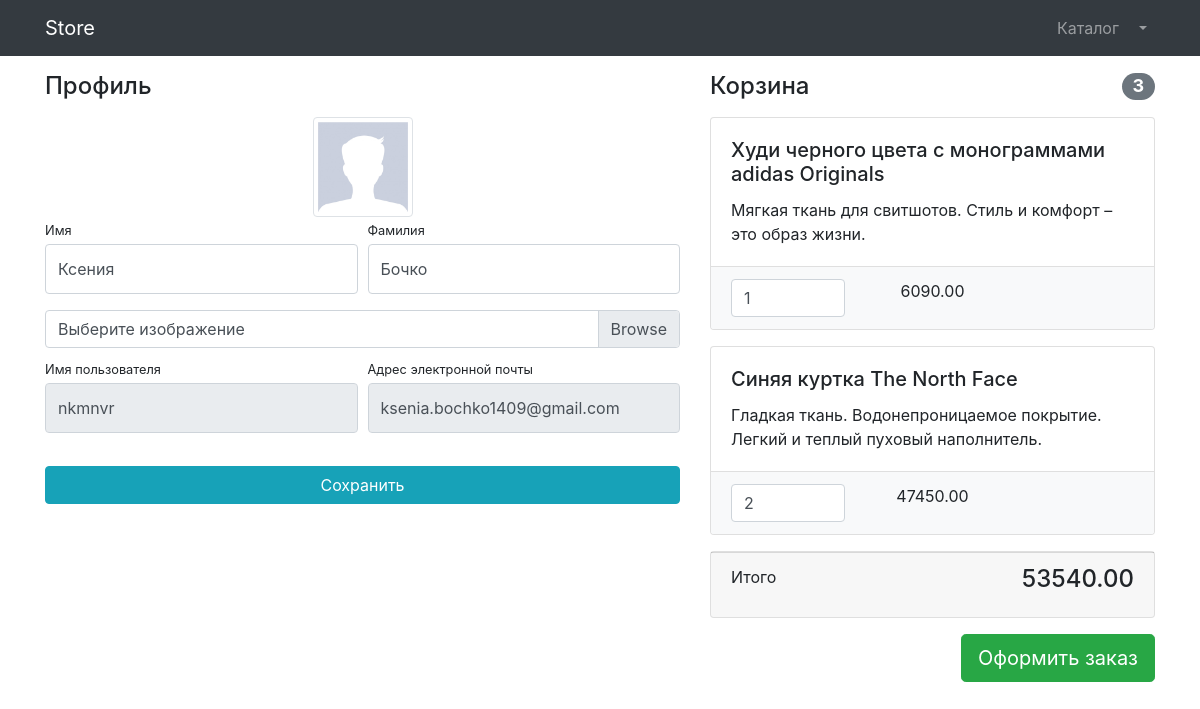
The page /users/profile/7 (signed in) on the database its author committed.
### users/models.py (models this page shows)
class User(AbstractUser):
    image = models.ImageField(upload_to='users_images', null=True, blank=True)
    is_verified_email = models.BooleanField(default=False)

### products/models.py (models this page shows, shortened)
class Basket(models.Model):
    user = models.ForeignKey(to=User, on_delete=models.CASCADE)
    product = models.ForeignKey(to=Product, on_delete=models.CASCADE)
    quantity = models.PositiveSmallIntegerField(default=0)
    created_timestamp = models.DateTimeField(auto_now_add=True)
    objects = BasketQuerySet.as_manager()
    def sum(self):
        return self.product.price * self.quantity

class Product(models.Model):
    name = models.CharField(max_length=256)
    description = models.TextField()
    price = models.DecimalField(max_digits=8, decimal_places=2)
    quantity = models.PositiveIntegerField(default=0)
    image = models.ImageField(upload_to='products_images')
    category = models.ForeignKey(to=ProductCategory, on_delete=models.CASCADE)
    class Meta:
        verbose_name = 'product'
        verbose_name_plural = 'products'

### users/views.py (the view, shortened to what this page needs)
# urls.py: path('profile/<int:pk>', login_required(UserProfileView.as_view()), name='profile'),
class UserProfileView(TitleMixin, UpdateView):
    model = User
    form_class = UserProfileForm
    template_name = 'users/profile.html'
    title = 'Store - Личный кабинет'
    def get_context_data(self, **kwargs):
        context = super(UserProfileView, self).get_context_data()
        context['baskets'] = Basket.objects.filter(user=self.object)
        return context

### users/forms.py
class UserProfileForm(UserChangeForm):
    first_name = forms.CharField(widget=forms.TextInput(attrs={'class': 'form-control py-4'}))
    last_name = forms.CharField(widget=forms.TextInput(attrs={'class': 'form-control py-4'}))
    image = forms.ImageField(widget=forms.FileInput(attrs={'class': 'custom-file-input'}), required=False)
    username = forms.CharField(widget=forms.TextInput(attrs={'class': 'form-control py-4', 'readonly': True}))
    email = forms.CharField(widget=forms.EmailInput(attrs={'class': 'form-control py-4', 'readonly': True}))
    class Meta:
        model = User
        fields = ('first_name', 'last_name', 'image', 'username', 'email')

### common/views.py (called while the page is built)
    def get_context_data(self, **kwargs):
        context = super(TitleMixin, self).get_context_data(**kwargs)
        context['title'] = self.title
        return context

### products/context_processors.py (called while the page is built)
def baskets(request):
    user = request.user
    return {'baskets': Basket.objects.filter(user=user) if user.is_authenticated else []}

### products/models.py (called while the page is built)
    def total_sum(self):
        return sum(basket.sum() for basket in self)

    def total_quantity(self):
        return sum(basket.quantity for basket in self)

### users/templates/users/profile.html (shortened to what this page needs)
{% extends 'products/base.html' %}
{% load static %}
{% block css %}
    <link href="{% static '/vendor/css/profile.css' %}" rel="stylesheet">
{% endblock %}
{% block content %}
    <div class="container">
    <div class="row">
        <div class="col-lg-7">
            <h4 class="mt-3 mb-3">Профиль</h4>
            <div class="col-lg-12 text-center">
                <img width="100" height="100"
                     src="{% if user.image %} {{ user.image.url }} {% else %} {% static 'vendor/img/users/default_avatar.jpg' %} {% endif %} "
                     class="img-thumbnail">
            </div>
            <form action="{% url 'users:profile' user.id %}" method="post" enctype="multipart/form-data">
                <div class="form-row">
                    <div class="col-lg-6">
                        <div class="form-group">
                            <label class="small mb-1" for="{{ form.first_name.id_for_label }}">Имя</label>
                            {{ form.first_name }}
                        </div>
                    </div>
                    <div class="col-lg-6">
                        <div class="form-group">
                            <label class="small mb-1" for="{{ form.last_name.id_for_label }}">Фамилия</label>
                            {{ form.last_name }}
                        </div>
                    </div>
                </div>
                <div class="form-row mb-2">
                    <div class="col-lg-12">
                        <div class="custom-file">
                            <label class="custom-file-label" for="{{ form.image.id_for_label }}">Выберите изображение</label>
                        </div>
                    </div>
                </div>
                <div class="form-row">
                    <div class="col-lg-6">
                        <label class="small mb-1" for="{{ form.username.id_for_label }}">Имя пользователя</label>
                        {{ form.username }}
                    </div>
                    <div class="col-lg-6">
                        <label class="small mb-1" for="{{ form.email.id_for_label }}">Адрес электронной
                            почты</label>
                        {{ form.email }}
                    </div>
                </div>
                <div class="form-row">
                    <div class="col-lg-12" style="margin-top: 33px;">
                        <input class="btn btn-info btn-block" type="submit" value="Сохранить">
                    </div>
                </div>
            </form>
        </div>
        <div class="col-lg-5">
            {% include 'products/baskets.html' %}
        </div>
    </div>
</div>
{% endblock %}

### products/templates/products/baskets.html (shortened to what this page needs)
{% if baskets %}
    <h4 class="mt-3 mb-3 d-flex justify-content-between align-items-center mb-3">
        Корзина <span class="badge badge-secondary badge-pill">{{ baskets.total_quantity }}</span>
    </h4>
    {% for basket in baskets %}
        <div class="card mb-3">
        <div class="card-body">
            <h5 class="card-title">{{ basket.product.name }}</h5>
            <p class="card-text">{{ basket.product.description }}</p>
        </div>
        <ul class="list-group list-group-flush">
            <li class="list-group-item bg-light">
                <div class="row text-center">
                    <div class="col-lg-4">
                        <input name="basketID" type="number" class="form-control"
                               value="{{ basket.quantity }}" min="0">
                    </div>
                    <div class="col-lg-4">{{ basket.sum }}</div>
                    <div class="col-lg-4">
                    </div>
                </div>
            </li>
        </ul>
    </div>
    {% endfor %}
    <div class="card mb-3">
        <div class="card-footer">
            <p class="float-left">Итого</p>
            <h4 class="float-right">{{ baskets.total_sum }}</h4>
        </div>
    </div>
    <a class="btn btn-success btn-lg float-right" href="../orders/order-create.html">
        Оформить заказ
    </a>
{% else %}
    <h4 class="mt-3 mb-3 text-center">
        Корзина пуста
    </h4>
{% endif %}

### rows shown on the page
User: first_name "Ксения", last_name "Бочко", username "nkmnvr", email "ksenia.bochko1409@gmail.com"
Basket: total_quantity "3", product.name "Худи черного цвета с монограммами adidas Originals", product.description "Мягкая ткань для свитшотов. Стиль и комфорт – это образ жизни.", basketID "1", sum "6090.00", total_sum "53540.00"
Basket: product.name "Синяя куртка The North Face", product.description "Гладкая ткань. Водонепроницаемое покрытие. Легкий и теплый пуховый наполнитель.", basketID "2", sum "47450.00"
